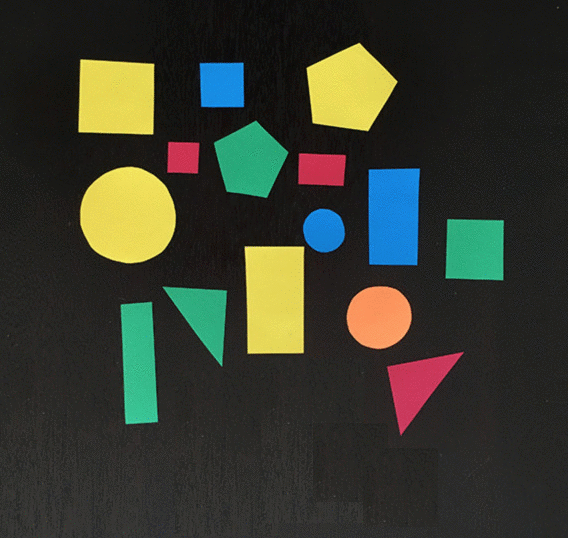
#> input picture triangles.png, 568 x 538 px
$ python triangles.py
#> lines starting #> are read from the running program, lines starting #| are printed output that depends on the picture; after the words box and inside, x2 and y2 are one past the last pixel; in counts of white or black regions, pixels touching at a corner belong together
import cv2 as cv
import numpy as np
import math
import itertools
from matplotlib import pyplot as plt
import time
# import matplotlib

np.set_printoptions(suppress=True)


def show(image, title="window", keep_window=False):
    """
    shows the image with some optional modifiers
    saves writing three statements
    """
    if image.dtype != "uint8":
        # the array is int32, changing to uint8
        new_img = image.astype("uint8")
    else:
        new_img = image
    cv.imshow("cv - " + title, new_img)
    cv.waitKey(0)
    if not keep_window:
        cv.destroyAllWindows()


def sort_array(unsorted_array, column=1):
    """
    sorts array by the column
    """
    return unsorted_array[unsorted_array[:, column].argsort()]


def polar_to_cartesian(rho, theta):
    """
    changes polar coordinates of a line to cartesian
    """
    a = np.cos(theta)
    b = np.sin(theta)
    x0 = a * rho
    y0 = b * rho
    x1 = int(x0 + 1000 * (-b))
    y1 = int(y0 + 1000 * a)
    x2 = int(x0 - 1000 * (-b))
    y2 = int(y0 - 1000 * a)
    return x1, y1, x2, y2


def get_line_coeff(rho, theta):
    """
    calculates k and n for slope intercept form of a line from polar coordinates
    """
    # print("rho is {} and theta is {}".format(rho, theta))
    try:
        k = -math.cos(theta)/math.sin(theta)
        n = rho/math.sin(theta)
    except ZeroDivisionError:
        # this means the line is vertical so k and n don't exist
        k = math.inf
        n = rho
    # print("k is {} n is {}".format(k, n))
    return k, n


def get_line_intersection(line1, line2):
    """
    returns x and y of two lines intersecting, and None if they don't intersect
    """
    # print("line1 is {} line2 is {}".format(line1, line2))
    rho1, theta1 = line1
    rho2, theta2 = line2
    k1, n1 = get_line_coeff(*line1)
    k2, n2 = get_line_coeff(*line2)

    if k1 == k2:
        # print("Both lines have the same slope, there are no intersections")
        return
    elif math.inf in (k1, n1, k2, n2):
        if k1 is math.inf:
            x = line1[0]
            y = k2 * x + n2
        elif k2 is math.inf:
            x = line2[0]
            y = k1 * x + n1
    else:
        x = (n2 - n1) / (k1 - k2)
        y = (k1*n2 - k2*n1) / (k1 - k2)
    # print("x is {} y is {}".format(x, y))
    return math.floor(x), math.floor(y)


def is_same(line_1, line_2):
    """
    returns True if the lines are almost the same
    used to cancel duplicated lines from noise
    lines are considered the same if:
        the angle between them is less than 12 degrees and
        the distance between them is less than 20 pixels at the base
    """
    rho_margin = 20  # arbitrary number, in pixels
    theta_margin = math.pi / 30  # arbitrary number
    rho_1, theta_1 = line_1.flat
    rho_2, theta_2 = line_2.flat
    rho_difference = abs(rho_1 - rho_2)
    theta_difference = abs(theta_1 - theta_2)
    if (theta_1 >= (math.pi - theta_margin)) \
            ^ (theta_2 >= (math.pi - theta_margin)):
        rho_difference = abs(rho_1 + rho_2)
        theta_difference = abs(theta_1 - theta_2 - math.pi)
    if rho_difference > rho_margin:
        return False
    if theta_difference > theta_margin:
        return False
    # print("found same {} {}".format(line_1, line_2))
    return True


def get_unique_lines(lines):
    """
    returns unique lines in a list
    """
    unique_lines = [lines[0]]
    lines = lines[1:]
    for line in lines:
        for u_line in unique_lines:
            if is_same(line, u_line):
                break
        else:
            unique_lines.append(line)
    return np.array(unique_lines)


triangles = cv.imread("triangles.png")
#> triangles is the input picture: shape (538, 568, 3); mean B, G, R 46.2, 58.1, 54.9
tri_grayscale = cv.cvtColor(triangles, cv.COLOR_RGB2GRAY)
tri_smooth = cv.blur(tri_grayscale, (2, 2))
thresh, tri_bw = cv.threshold(
    tri_grayscale, 60, 255, cv.THRESH_BINARY)
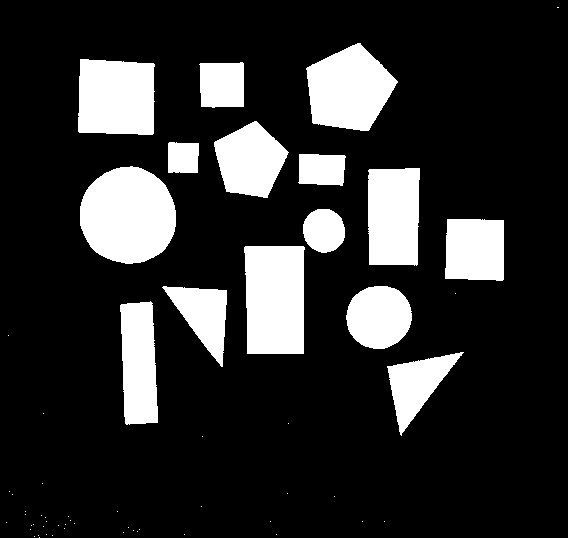
#> tri_bw: shape (538, 568); 18.1% white; 59 white regions (44 under 20 px), largest, box (x1, y1, x2, y2) and area: (80, 166, 176, 264) 7376, (244, 246, 305, 354) 6255, (306, 43, 398, 131) 5585
tri_bw = cv.morphologyEx(tri_bw, cv.MORPH_OPEN, (3, 3))
#> tri_bw: shape (538, 568); 18.1% white; 15 white regions, largest, box (x1, y1, x2, y2) and area: (80, 167, 176, 265) 7376, (244, 247, 305, 355) 6255, (306, 44, 398, 132) 5585
N, labels, stats, centroids = cv.connectedComponentsWithStats(tri_bw)
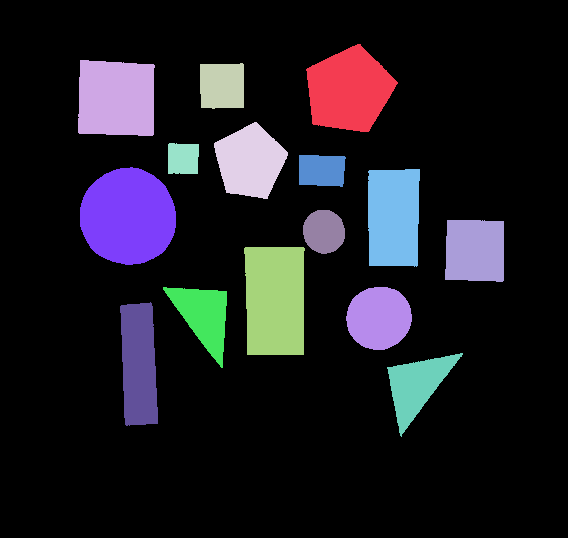
#> labels: shape (538, 568) int32; 16 distinct labels, from 0 to 15; one colour per label, 0 black
#> N = 16; stats = 16 rows, first 6: [0, 0, 568, 538, 250416], [306, 44, 92, 88, 5585], [78, 60, 77, 76, 5456], [200, 63, 44, 46, 1928], [214, 122, 74, 77, 3842], [168, 143, 31, 31, 917]; centroids = 16 rows, first 8: [287.1, 278.5], [348.4, 89.8], [115.8, 98.14], [221.7, 85.39], [249.6, 161.1], [182.7, 158.2], [321.3, 170], [127.7, 216.2]
# tri_edges = cv.Canny(tri_smooth, 100, 200)
# lines = cv.HoughLines(tri_edges, 0.7, math.pi / 180, 40, 0)
triangles_backup = np.copy(triangles)
results = np.zeros(triangles.shape)


number_of_triangles = 0
solution = np.zeros(tri_grayscale.shape)

# runs over each component in order to reduce false matches
for i in range(1, N):
    triangles = np.copy(triangles_backup)
    component = np.asarray((labels == i) * 255, "uint8")
    component_edges = cv.Canny(component, 100, 200)
    lines = cv.HoughLines(component_edges, 1, math.pi / 180, 30, 0)
    if lines is None:
        continue
    lines = lines.squeeze()
    unique_lines = get_unique_lines(lines)
    for line in unique_lines:  # draws lines
        # print("line is {}".format(line))
        x1, y1, x2, y2 = polar_to_cartesian(line[0], line[1])
        cv.line(triangles, (x1, y1), (x2, y2), 255, 1)
    # print("filtered lines shape {}".format(unique_lines.shape))
    # draws a ruler
    for i in range(0, triangles.shape[1], 10):
        triangles[0:10, i] = (255, 255, 255)
        if i % 50 == 0:
            triangles[11:20, i] = (255, 255, 255)
            cv.putText(triangles, str(i), (i + 2, 20), cv.FONT_HERSHEY_PLAIN,
                       0.7, (255, 255, 255))
    n_intersections = 0
    intersections_list = []
    # combines lines into pairs to check for intersections
    for line1, line2 in itertools.combinations(unique_lines,2):
        # checks whether lines have intersections
        intersection = get_line_intersection(line1, line2)
        if intersection is not None \
                and (0 <= intersection[0] <= triangles.shape[1]) \
                and (0 <= intersection[1] <= triangles.shape[0]):
            intersections_list.append(intersection)
            n_intersections += 1
            # print("intersection in {}".format(intersection))
            cv.line(triangles, intersection, intersection, (0, 255, 0), 3)
    # three lines and three intersection, seems we have a triangle
    if n_intersections == 3 and len(unique_lines) == 3:
        lines = []
        for point_1, point_2 in itertools.combinations(intersections_list, 2):
            line_length = cv.norm(point_1, point_2)
            lines.append(line_length)
        s = sum(lines)/2
        # print("s is {} a is {} b is {} c is {}".format(s, lines[0],
        #                                                lines[1], lines[2]))
        area_of_triangle = math.sqrt(s*(s-lines[0])*(s-lines[1])*(s-lines[2]))
        area_of_component = np.sum(component > 0)
        # if the calculated triangle area and image component area differ by
        # more than 5 percent it's not a good match
        if (area_of_triangle - area_of_component) > (0.05 * area_of_component):
            continue
        number_of_triangles += 1
        solution += component
#> this loop made 15 passes
#> unique_lines on passes 1 to 2: [[-223, 2.36]], [[153, 0]]
#> pass 1, `component_edges = cv.Canny(component, 100, 200)`:
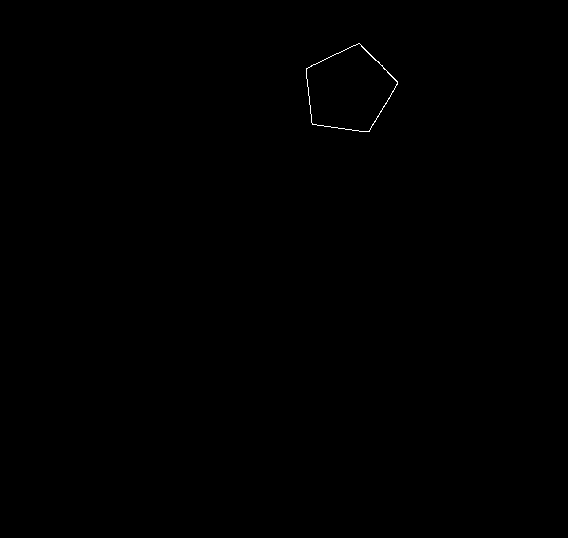
#> component_edges: shape (538, 568); 0.1% white in thin lines or dots, all inside (x1, y1, x2, y2) = (306, 43, 398, 132)
#> after the loop:
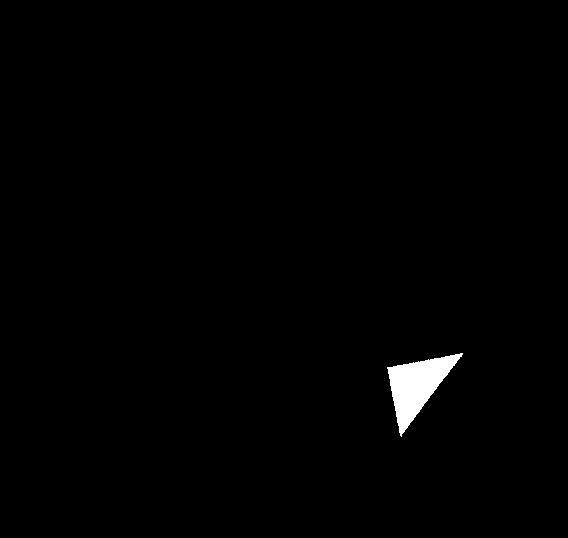
#> component: shape (538, 568); 0.9% white; 1 white region, box (x1, y1, x2, y2) and area: (387, 353, 463, 437) 2749
#> after the loop:
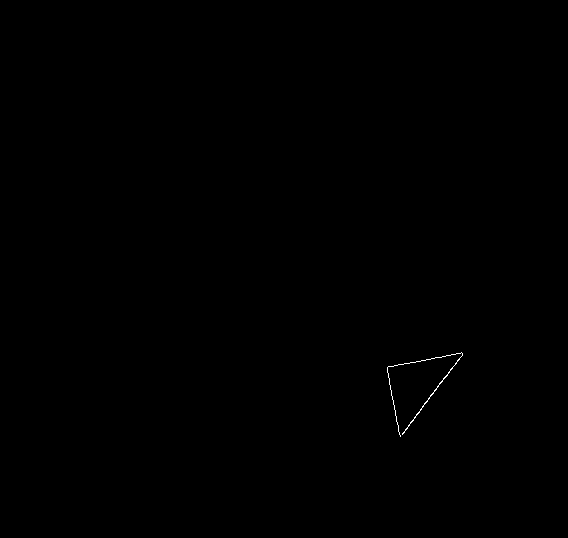
#> component_edges: shape (538, 568); 0.09% white in thin lines or dots, all inside (x1, y1, x2, y2) = (387, 352, 463, 437)
#> after the loop: solution: shape (538, 568) float64; 1.8% white; 2 white regions, box (x1, y1, x2, y2) and area: (387, 353, 463, 437) 2749, (163, 287, 227, 368) 2643
#> after the loop:
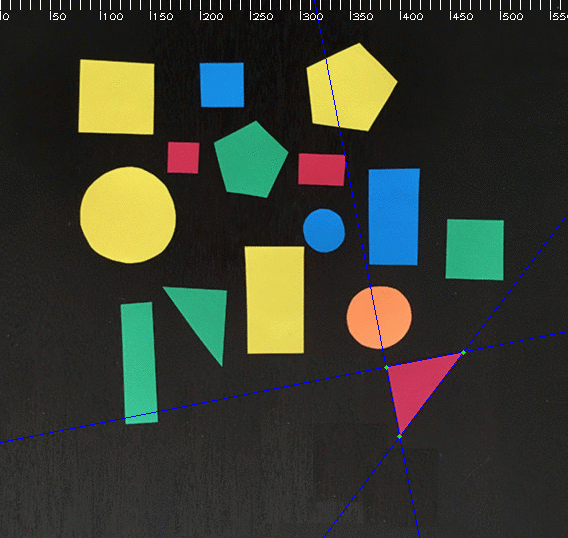
#> triangles: shape (538, 568, 3); mean B, G, R 48.1, 58.8, 55.5
cv.putText(solution, "I found {} triangles".format(number_of_triangles),
           (160, 200), cv.FONT_HERSHEY_PLAIN,
           2, (255, 255, 255))
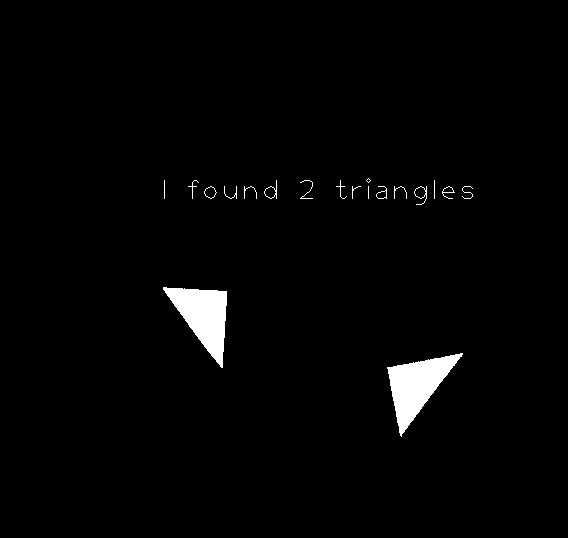
#> solution: shape (538, 568) float64; 1.9% white; 19 white regions (4 under 20 px), largest, box (x1, y1, x2, y2) and area: (387, 353, 463, 437) 2749, (163, 287, 227, 368) 2643, (414, 186, 427, 205) 56
show(solution, title="Here are the triangles I found")
print("The number of triangles is {}.".format(number_of_triangles))
#| The number of triangles is 2.
